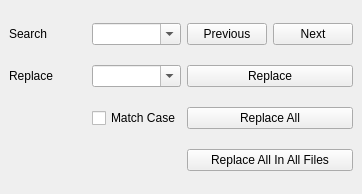
  <widget class="QDockWidget" name="searchReplaceDockWidget">
   <property name="minimumSize">
    <size>
     <width>362</width>
     <height>194</height>
    </size>
   </property>
   <property name="maximumSize">
    <size>
     <width>500</width>
     <height>500</height>
    </size>
   </property>
   <property name="focusPolicy">
    <enum>Qt::NoFocus</enum>
   </property>
   <property name="visible">
    <bool>true</bool>
   </property>
   <property name="floating">
    <bool>true</bool>
   </property>
   <property name="allowedAreas">
    <set>Qt::NoDockWidgetArea</set>
   </property>
   <property name="windowTitle">
    <string notr="true">Search &amp;&amp; Replace</string>
   </property>
   <attribute name="dockWidgetArea">
    <number>4</number>
   </attribute>
   <widget class="QWidget" name="dockWidgetContents">
    <layout class="QHBoxLayout" name="horizontalLayout_3">
     <item>
      <layout class="QGridLayout" name="gridLayout_4">
       <item row="0" column="1">
        <widget class="QComboBox" name="searchComboBox">
         <property name="focusPolicy">
          <enum>Qt::WheelFocus</enum>
         </property>
         <property name="editable">
          <bool>true</bool>
         </property>
         <property name="currentIndex">
          <number>-1</number>
         </property>
         <property name="insertPolicy">
          <enum>QComboBox::InsertAtTop</enum>
         </property>
         <property name="sizeAdjustPolicy">
          <enum>QComboBox::AdjustToMinimumContentsLength</enum>
         </property>
        </widget>
       </item>
       <item row="1" column="1">
        <widget class="QComboBox" name="replaceComboBox">
         <property name="focusPolicy">
          <enum>Qt::WheelFocus</enum>
         </property>
         <property name="editable">
          <bool>true</bool>
         </property>
         <property name="insertPolicy">
          <enum>QComboBox::InsertAtTop</enum>
         </property>
         <property name="sizeAdjustPolicy">
          <enum>QComboBox::AdjustToMinimumContentsLength</enum>
         </property>
        </widget>
       </item>
       <item row="0" column="2">
        <layout class="QHBoxLayout" name="horizontalLayout_4">
         <item>
          <widget class="QPushButton" name="findPreviousButton">
           <property name="focusPolicy">
            <enum>Qt::StrongFocus</enum>
           </property>
           <property name="text">
            <string>Previous</string>
           </property>
          </widget>
         </item>
         <item>
          <widget class="QPushButton" name="findNextButton">
           <property name="text">
            <string>Next</string>
           </property>
          </widget>
         </item>
        </layout>
       </item>
       <item row="1" column="2">
        <widget class="QPushButton" name="replaceButton">
         <property name="text">
          <string>Replace</string>
         </property>
        </widget>
       </item>
       <item row="2" column="1">
        <widget class="QCheckBox" name="matchCaseCheckBox">
         <property name="text">
          <string>Match Case</string>
         </property>
        </widget>
       </item>
       <item row="2" column="2">
        <widget class="QPushButton" name="replaceAllButton">
         <property name="text">
          <string>Replace All</string>
         </property>
        </widget>
       </item>
       <item row="3" column="2">
        <widget class="QPushButton" name="replaceAllInAllButton">
         <property name="text">
          <string>Replace All In All Files</string>
         </property>
        </widget>
       </item>
       <item row="0" column="0">
        <widget class="QLabel" name="label">
         <property name="text">
          <string>Search</string>
         </property>
        </widget>
       </item>
       <item row="1" column="0">
        <widget class="QLabel" name="label_2">
         <property name="text">
          <string>Replace</string>
         </property>
        </widget>
       </item>
      </layout>
     </item>
    </layout>
   </widget>
  </widget>
